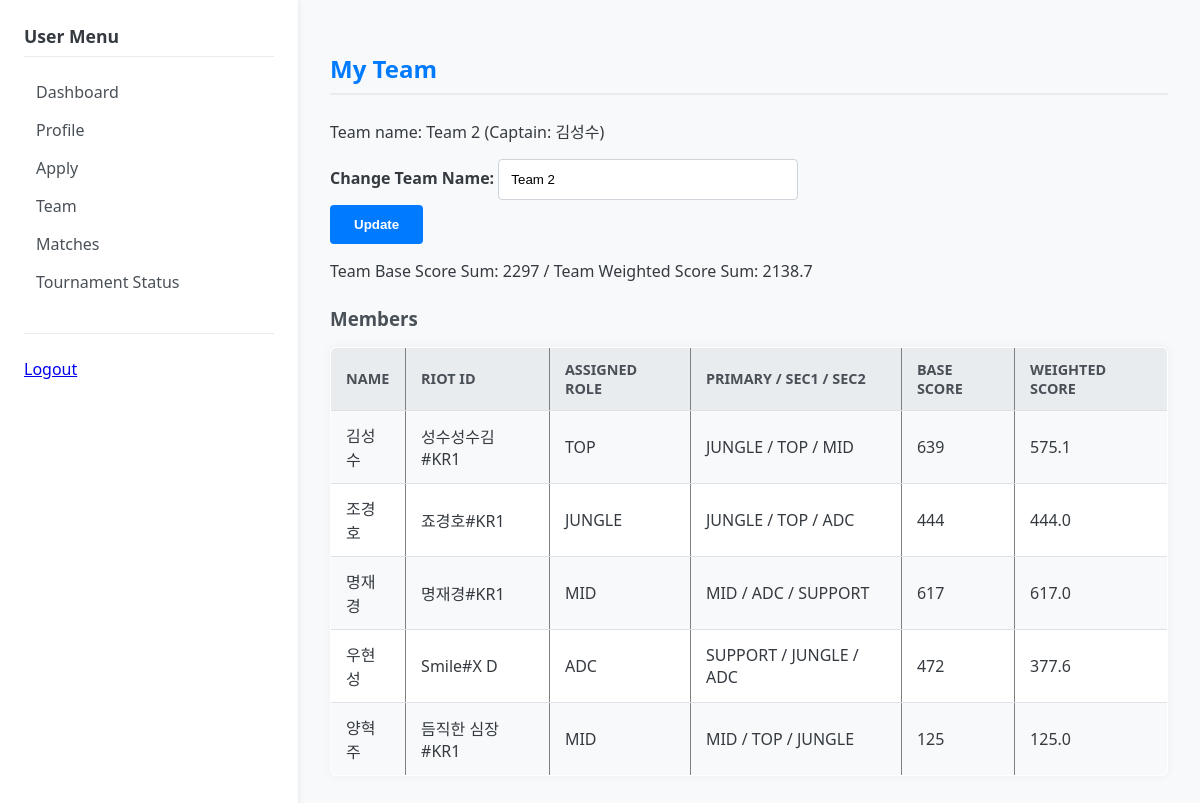
Screenshot of /user/team (signed in) with the database file from the repository.
### models.py (models this page shows)
class Team(db.Model):
    __tablename__ = "teams"
    id = db.Column(db.Integer, primary_key=True)
    name = db.Column(db.String(64), nullable=False)
    tournament_id = db.Column(db.Integer, db.ForeignKey("tournaments.id"), nullable=False)
    captain_user_id = db.Column(db.Integer, db.ForeignKey("users.id"))
    tournament = db.relationship("Tournament", back_populates="teams")
    members = db.relationship("TeamMember", back_populates="team")
    captain = db.relationship("User", foreign_keys=[captain_user_id])

class User(db.Model):
    __tablename__ = "users"
    id = db.Column(db.Integer, primary_key=True)
    username = db.Column(db.String(64), unique=True, nullable=False)
    password_hash = db.Column(db.String(128), nullable=False)
    role = db.Column(db.String(50), default="USER")  # USER, ADMIN
    approval_status = db.Column(db.String(16), default="PENDING") # PENDING, APPROVED, REJECTED
    student_id = db.Column(db.String(20))      # 학번
    real_name = db.Column(db.String(64))       # 이름
    summoner_riot_id = db.Column(db.String(64))  # "닉네임#태그" 형식 (예: Clyde00#KR1)
    puuid = db.Column(db.String(128))
    tier = db.Column(db.String(32))
    solo_tier = db.Column(db.String(32))  # 예: "PLATINUM IV"
    flex_tier = db.Column(db.String(32))  # 예: "GOLD III"
    actual_score = db.Column(db.Integer)  # 관리자 입력 실제 점수
    primary_role = db.Column(db.String(16))
    secondary_role1 = db.Column(db.String(16))
    secondary_role2 = db.Column(db.String(16))
    created_at = db.Column(db.DateTime, default=datetime.utcnow)
    participants = db.relationship("Participant", back_populates="user")

class TeamMember(db.Model):
    __tablename__ = "team_members"
    id = db.Column(db.Integer, primary_key=True)
    team_id = db.Column(db.Integer, db.ForeignKey("teams.id"), nullable=False)
    participant_id = db.Column(db.Integer, db.ForeignKey("participants.id"), nullable=False)
    assigned_role = db.Column(db.String(16))  # 예: "TOP", "JUNGLE", ...
    team = db.relationship("Team", back_populates="members")
    participant = db.relationship("Participant", back_populates="team_membership")

### app.py (the view)
@app.route("/user/team")
@login_required(role="USER")
def user_team():
    user = current_user()
    tournament = Tournament.query.first()
    participant = None
    team = None
    if tournament:
        participant = Participant.query.filter_by(
            user_id=user.id, tournament_id=tournament.id
        ).first()
        if participant and participant.team_membership:
            team = participant.team_membership.team
    if not team:
        return render_template("user/team.html", team=None, is_captain=False)
    is_captain = (team.captain_user_id == user.id)
    base_total = 0
    weighted_total = 0
    for tm in team.members:
        u = tm.participant.user
        base = get_user_score(u)
        w_score = get_member_weighted_score(u, tm.assigned_role)
        base_total += base
        weighted_total += w_score
        tm.base_score = base
        tm.weighted_score = w_score
    team.base_total = base_total
    team.weighted_total = weighted_total
    return render_template("user/team.html", team=team, is_captain=is_captain)

### app.py (called while the page is built)
def current_user():
    user_id = session.get("user_id")
    if not user_id:
        return None
    user = User.query.get(user_id)
    return user

def login_required(role=None):
    def decorator(fn):
        from functools import wraps
        @wraps(fn)
        def wrapper(*args, **kwargs):
            user = current_user()
            active_role = session.get("role")
            if not user or not active_role:
                return redirect(url_for("login_page"))
            if role and active_role != role:
                flash("Permission denied. You are logged in as " + active_role + ".")
                return redirect(url_for("login_page"))
            return fn(*args, **kwargs)
        return wrapper
    return decorator

def get_user_score(user) -> int:
    if user.actual_score is not None:
        return user.actual_score
    est = calculate_estimated_score(user)
    if est is not None:
        return est
    return 0

def get_member_weight(user, assigned_role: str | None) -> float:
    if not assigned_role:
        return 1.0
    if assigned_role == user.primary_role:
        return 1.0
    if assigned_role == user.secondary_role1:
        return 0.9
    if assigned_role == user.secondary_role2:
        return 0.8
    return 1.0

def get_member_weighted_score(user, assigned_role: str | None) -> float:
    base = get_user_score(user)
    w = get_member_weight(user, assigned_role)
    return base * w

@app.context_processor
def inject_helpers():
    return dict(
        calculate_estimated_score=calculate_estimated_score,
        get_user_score=get_user_score,
        get_member_weighted_score=get_member_weighted_score,
    )

### templates/user/team.html
{% extends "base.html" %}
{% block content %}
<h2>My Team</h2>
{% if team %}
    {% for tm in team.members %}
        {% set u = tm.participant.user %}
        {% set base = get_user_score(u) %}
        {% set w_score = get_member_weighted_score(u, tm.assigned_role) %}
    {% endfor %}
    <p>
        Team name: {{ team.name }}
        {% if team.captain %}
            (Captain: {{ team.captain.real_name or team.captain.username }})
        {% endif %}
    </p>
    {% if is_captain %}
        <form action="{{ url_for('user_team_rename') }}" method="post" style="margin-bottom: 1rem;">
            <label>Change Team Name:
                <input type="text" name="team_name" value="{{ team.name }}">
            </label>
            <button type="submit">Update</button>
        </form>
    {% endif %}
    <p>
        Team Base Score Sum: {{ team.base_total }} /
        Team Weighted Score Sum: {{ "%.1f"|format(team.weighted_total) }}
    </p>
    <h3>Members</h3>
    <table border="1" cellpadding="4">
        <tr>
            <th>Name</th>
            <th>Riot ID</th>
            <th>Assigned Role</th>
            <th>Primary / Sec1 / Sec2</th>
            <th>Base Score</th>
            <th>Weighted Score</th>
        </tr>
        {% for tm in team.members %}
            {% set u = tm.participant.user %}
            {% set base = get_user_score(u) %}
            {% set w_score = get_member_weighted_score(u, tm.assigned_role) %}
            <tr>
                <td>{{ u.real_name or u.username }}</td>
                <td>{{ u.summoner_riot_id or "-" }}</td>
                <td>{{ tm.assigned_role or "-" }}</td>
                <td>
                    {{ u.primary_role or "-" }} /
                    {{ u.secondary_role1 or "-" }} /
                    {{ u.secondary_role2 or "-" }}
                </td>
                <td>{{ tm.base_score }}</td>
                <td>{{ "%.1f"|format(tm.weighted_score) }}</td>
            </tr>
        {% endfor %}
    </table>
{% else %}
    <p>No team assigned yet. Please check again after teams are generated by the admin.</p>
{% endif %}
{% endblock %}

### static/css/style.css (style rules this page uses)
body { font-family: 'Segoe UI', Tahoma, Geneva, Verdana, sans-serif; margin: 0; padding: 0; background-color: #f8f9fa; color: #343a40; }
h2 { color: #007bff; border-bottom: 2px solid #e9ecef; padding-bottom: 0.5rem; margin-bottom: 1.5rem; }
h3 { color: #495057; margin-top: 1.5rem; margin-bottom: 1rem; }
label { display: block; margin-bottom: 0.3rem; font-weight: 600; }
input[type="text"], input[type="password"], input[type="number"], select { width: 100%; max-width: 300px; padding: 0.75rem; border: 1px solid #ced4da; border-radius: 4px; box-sizing: border-box; transition: border-color 0.2s, box-shadow 0.2s; }
button, input[type="submit"] { background-color: #007bff; color: white; padding: 0.75rem 1.5rem; border: none; border-radius: 4px; cursor: pointer; font-weight: 600; transition: background-color 0.2s; }
table { width: 100%; border-collapse: collapse; margin-bottom: 1.5rem; background-color: #ffffff; box-shadow: 0 0 10px rgba(0, 0, 0, 0.05); border-radius: 6px; overflow: hidden; }
table th, table td { padding: 12px 15px; text-align: left; border-bottom: 1px solid #dee2e6; }
table th { background-color: #e9ecef; color: #495057; font-weight: 600; text-transform: uppercase; font-size: 0.9rem; }
table tr:last-child td { border-bottom: none; }
table tr:nth-child(even) { background-color: #f8f9fa; }

### rows the page displays
Team: name "Team 2", team_name "Team 2"
User: captain "김성수", real_name "김성수", summoner_riot "성수성수김#KR1", primary_role "JUNGLE", secondary_role1 "TOP", secondary_role2 "MID"
TeamMember: assigned_role "TOP", base_score "639", weighted_score "575.1"
TeamMember: assigned_role "JUNGLE", base_score "444", weighted_score "444.0"
User: real_name "조경호", summoner_riot "죠경호#KR1", primary_role "JUNGLE", secondary_role1 "TOP", secondary_role2 "ADC"
TeamMember: assigned_role "MID", base_score "617", weighted_score "617.0"
User: real_name "명재경", summoner_riot "명재경#KR1", primary_role "MID", secondary_role1 "ADC", secondary_role2 "SUPPORT"
TeamMember: assigned_role "ADC", base_score "472", weighted_score "377.6"
User: real_name "우현성", summoner_riot "Smile#X D", primary_role "SUPPORT", secondary_role1 "JUNGLE", secondary_role2 "ADC"
TeamMember: assigned_role "MID", base_score "125", weighted_score "125.0"
User: real_name "양혁주", summoner_riot "듬직한 심장#KR1", primary_role "MID", secondary_role1 "TOP", secondary_role2 "JUNGLE"

### other values shown
{{ team.base_total }} "2297"
{{ "%.1f"|format(team.weighted_total) }} "2138.7"
